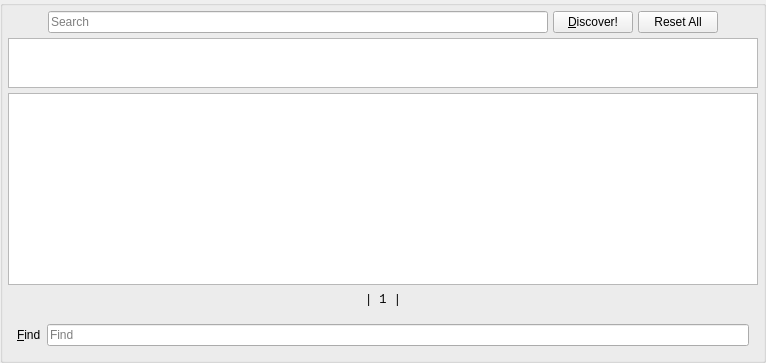
             <widget class="QGroupBox" name="urlsBox">
              <layout class="QVBoxLayout" name="verticalLayout_68">
               <property name="spacing">
                <number>5</number>
               </property>
               <property name="leftMargin">
                <number>5</number>
               </property>
               <property name="topMargin">
                <number>5</number>
               </property>
               <property name="rightMargin">
                <number>5</number>
               </property>
               <property name="bottomMargin">
                <number>5</number>
               </property>
               <item>
                <layout class="QHBoxLayout" name="horizontalLayout_7">
                 <property name="spacing">
                  <number>5</number>
                 </property>
                 <item>
                  <spacer name="horizontalSpacer_4">
                   <property name="orientation">
                    <enum>Qt::Horizontal</enum>
                   </property>
                   <property name="sizeHint" stdset="0">
                    <size>
                     <width>40</width>
                     <height>20</height>
                    </size>
                   </property>
                  </spacer>
                 </item>
                 <item>
                  <widget class="QLineEdit" name="search">
                   <property name="minimumSize">
                    <size>
                     <width>500</width>
                     <height>0</height>
                    </size>
                   </property>
                   <property name="toolTip">
                    <string>Please provide complete keywords.</string>
                   </property>
                   <property name="placeholderText">
                    <string>Search</string>
                   </property>
                   <property name="clearButtonEnabled">
                    <bool>true</bool>
                   </property>
                  </widget>
                 </item>
                 <item>
                  <widget class="QPushButton" name="discover">
                   <property name="text">
                    <string>&amp;Discover!</string>
                   </property>
                  </widget>
                 </item>
                 <item>
                  <widget class="QPushButton" name="reset_search_results">
                   <property name="text">
                    <string>Reset All</string>
                   </property>
                  </widget>
                 </item>
                 <item>
                  <spacer name="horizontalSpacer_5">
                   <property name="orientation">
                    <enum>Qt::Horizontal</enum>
                   </property>
                   <property name="sizeHint" stdset="0">
                    <size>
                     <width>40</width>
                     <height>20</height>
                    </size>
                   </property>
                  </spacer>
                 </item>
                </layout>
               </item>
               <item>
                <widget class="QTextBrowser" name="searchfor">
                 <property name="sizePolicy">
                  <sizepolicy hsizetype="Expanding" vsizetype="Fixed">
                   <horstretch>0</horstretch>
                   <verstretch>0</verstretch>
                  </sizepolicy>
                 </property>
                 <property name="maximumSize">
                  <size>
                   <width>16777215</width>
                   <height>50</height>
                  </size>
                 </property>
                 <property name="font">
                  <font>
                   <family>Monospace</family>
                  </font>
                 </property>
                 <property name="tabChangesFocus">
                  <bool>true</bool>
                 </property>
                 <property name="textInteractionFlags">
                  <set>Qt::LinksAccessibleByKeyboard|Qt::LinksAccessibleByMouse|Qt::TextBrowserInteraction|Qt::TextSelectableByKeyboard|Qt::TextSelectableByMouse</set>
                 </property>
                 <property name="openLinks">
                  <bool>false</bool>
                 </property>
                </widget>
               </item>
               <item>
                <widget class="spoton_textbrowser" name="urls">
                 <property name="font">
                  <font>
                   <family>Monospace</family>
                  </font>
                 </property>
                 <property name="tabChangesFocus">
                  <bool>true</bool>
                 </property>
                 <property name="textInteractionFlags">
                  <set>Qt::LinksAccessibleByKeyboard|Qt::LinksAccessibleByMouse|Qt::TextBrowserInteraction|Qt::TextSelectableByKeyboard|Qt::TextSelectableByMouse</set>
                 </property>
                 <property name="openLinks">
                  <bool>false</bool>
                 </property>
                </widget>
               </item>
               <item>
                <layout class="QHBoxLayout" name="horizontalLayout_16">
                 <property name="spacing">
                  <number>5</number>
                 </property>
                 <item>
                  <spacer name="horizontalSpacer_12">
                   <property name="orientation">
                    <enum>Qt::Horizontal</enum>
                   </property>
                   <property name="sizeHint" stdset="0">
                    <size>
                     <width>40</width>
                     <height>20</height>
                    </size>
                   </property>
                  </spacer>
                 </item>
                 <item>
                  <widget class="QLabel" name="url_pages">
                   <property name="font">
                    <font>
                     <family>Monospace</family>
                    </font>
                   </property>
                   <property name="text">
                    <string>| 1 |</string>
                   </property>
                   <property name="alignment">
                    <set>Qt::AlignCenter</set>
                   </property>
                  </widget>
                 </item>
                 <item>
                  <spacer name="horizontalSpacer_13">
                   <property name="orientation">
                    <enum>Qt::Horizontal</enum>
                   </property>
                   <property name="sizeHint" stdset="0">
                    <size>
                     <width>40</width>
                     <height>20</height>
                    </size>
                   </property>
                  </spacer>
                 </item>
                </layout>
               </item>
               <item>
                <widget class="QFrame" name="find_frame">
                 <layout class="QHBoxLayout" name="horizontalLayout_45">
                  <item>
                   <widget class="QLabel" name="label_101">
                    <property name="text">
                     <string>&amp;Find</string>
                    </property>
                    <property name="buddy">
                     <cstring>find</cstring>
                    </property>
                   </widget>
                  </item>
                  <item>
                   <widget class="QLineEdit" name="find">
                    <property name="toolTip">
                     <string>Please press the Enter key after providing the search text.</string>
                    </property>
                    <property name="placeholderText">
                     <string>Find</string>
                    </property>
                    <property name="clearButtonEnabled">
                     <bool>true</bool>
                    </property>
                   </widget>
                  </item>
                 </layout>
                </widget>
               </item>
              </layout>
             </widget>
